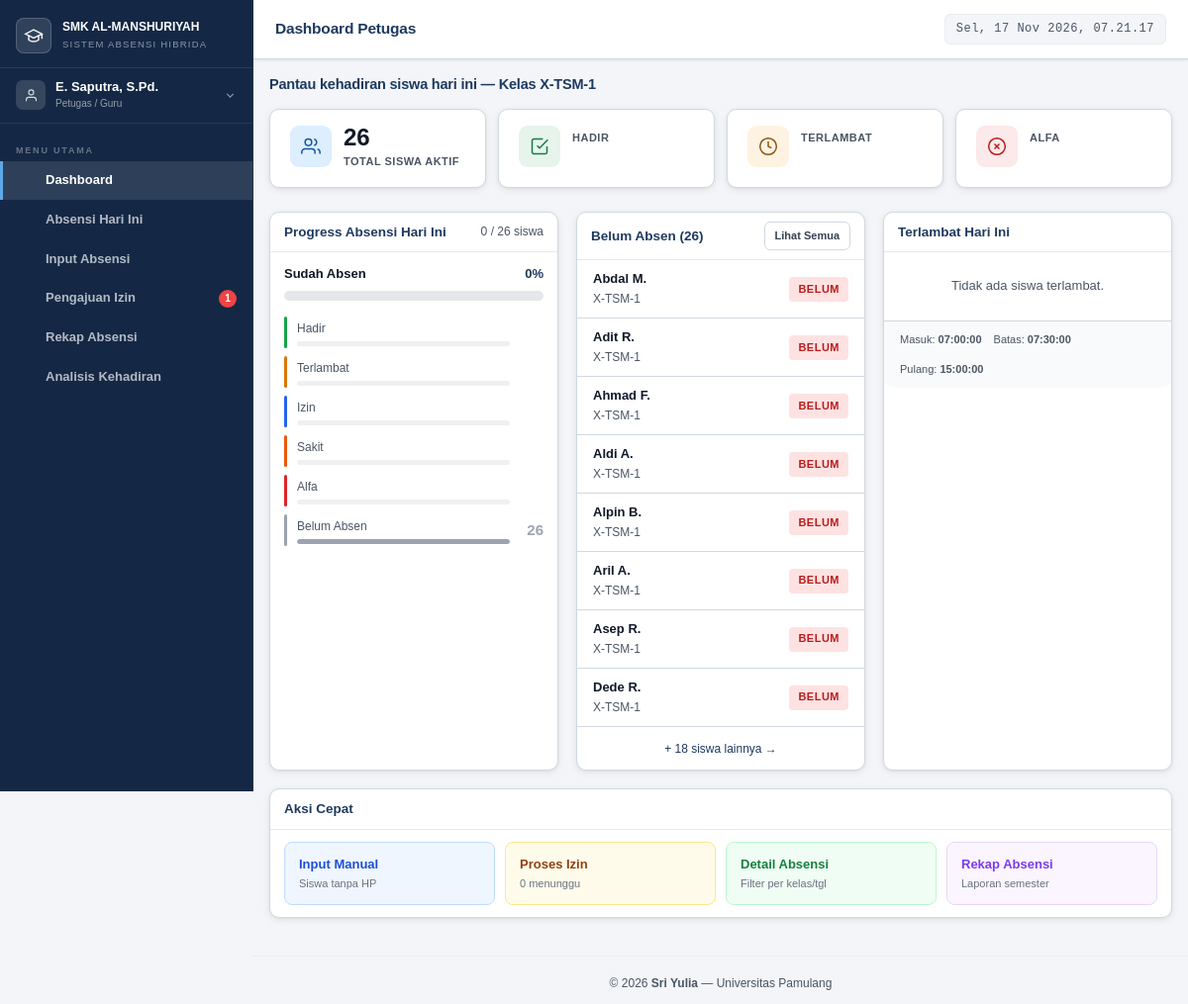
/petugas/dashboard.php (signed in), run on the app's committed database.
### tables this page shows
CREATE TABLE `kelas` (
  `id` int(11) NOT NULL,
  `nama_kelas` varchar(20) NOT NULL,
  `jurusan` varchar(100) DEFAULT NULL,
  `tingkat` enum('X','XI','XII') NOT NULL,
  `wali_kelas_id` int(11) DEFAULT NULL,
  `created_at` timestamp NOT NULL DEFAULT current_timestamp()
);

CREATE TABLE `settings` (
  `id` int(11) NOT NULL,
  `sekolah_nama` varchar(100) DEFAULT 'SMK Islamiyah Serua',
  `sekolah_alamat` text DEFAULT NULL,
  `sekolah_lat` decimal(10,8) DEFAULT -6.36210000,
  `sekolah_lng` decimal(11,8) DEFAULT 106.74810000,
  `radius_meter` int(11) DEFAULT 100,
  `jam_masuk` time DEFAULT '07:00:00',
  `jam_pulang` time DEFAULT '15:00:00',
  `batas_terlambat` time DEFAULT '07:15:00',
  `whatsapp_api_url` varchar(255) DEFAULT '',
  `whatsapp_api_key` varchar(255) DEFAULT '',
  `created_at` timestamp NOT NULL DEFAULT current_timestamp(),
  `updated_at` timestamp NOT NULL DEFAULT current_timestamp() ON UPDATE current_timestamp(),
  `kmeans_last_tahun_ajaran` varchar(20) DEFAULT NULL,
  `kmeans_last_semester` varchar(10) DEFAULT NULL,
  `kmeans_last_mode` enum('semester','bulanan') NOT NULL DEFAULT 'semester',
  `kmeans_last_bulan` tinyint(3) UNSIGNED DEFAULT NULL,
  `kmeans_last_tahun_bulanan` smallint(5) UNSIGNED DEFAULT NULL,
  `kmeans_last_detail` longtext DEFAULT NULL
);

### includes/functions.php (called while the page is built, shortened)
<?php
require_once __DIR__ . '/config.php';
function getPetugasKelasId(): int {
    if (isset($_SESSION['role']) && $_SESSION['role'] === 'petugas') {
        return (int)($_SESSION['kelas_id'] ?? 0);
    }
    return 0;
}

### includes/config.php (called while the page is built, shortened)
<?php
require_once __DIR__ . '/functions.php';
function getSettings(PDO $pdo)
{
    $stmt = $pdo->query(
        "SELECT * FROM settings ORDER BY id ASC LIMIT 1"
    );
    $row = $stmt->fetch();
    return $row;
}

### petugas/dashboard.php (the view, shortened to what this page needs)
<?php
require_once '../includes/config.php';
$today    = date('Y-m-d');
$settings = getSettings($pdo);
$petugasKelasId = getPetugasKelasId();
$kelasNama = '';
if ($petugasKelasId) {
    $stmtK = $pdo->prepare("SELECT nama_kelas FROM kelas WHERE id = ?");
    $stmtK->execute([$petugasKelasId]);
    $kelasNama = $stmtK->fetchColumn() ?: '';
}
$kelasFilterDash = $petugasKelasId ? "AND s.kelas_id = $petugasKelasId" : '';
$stmt = $pdo->query("
    SELECT
      (SELECT COUNT(*) FROM siswa s JOIN users u ON s.user_id=u.id WHERE u.status='aktif' $kelasFilterDash) as total,
      SUM(CASE WHEN a.status_masuk='hadir' THEN 1 ELSE 0 END) as hadir,
      SUM(CASE WHEN a.status_masuk='terlambat' THEN 1 ELSE 0 END) as terlambat,
      SUM(CASE WHEN a.status_masuk='izin' THEN 1 ELSE 0 END) as izin,
      SUM(CASE WHEN a.status_masuk='sakit' THEN 1 ELSE 0 END) as sakit,
      SUM(CASE WHEN a.status_masuk='alfa' THEN 1 ELSE 0 END) as alfa
    FROM absensi a
    JOIN siswa s ON a.siswa_id = s.id
    WHERE a.tanggal = '$today' $kelasFilterDash
");
$stat = $stmt->fetch();
$totalSiswa = (int)$stat['total'];
$sudahAbsen = (int)$stat['hadir'] + (int)$stat['terlambat'] + (int)$stat['izin'] + (int)$stat['sakit'] + (int)$stat['alfa'];
$belumAbsen = max(0, $totalSiswa - $sudahAbsen);
$pctAbsen   = $totalSiswa > 0 ? round(($sudahAbsen / $totalSiswa) * 100) : 0;
$izinKelasFilter = $petugasKelasId ? "AND s.kelas_id = $petugasKelasId" : '';
$jumlahMenunggu = $pdo->query("SELECT COUNT(*) FROM pengajuan_izin pi JOIN siswa s ON pi.siswa_id = s.id WHERE pi.status='menunggu' $izinKelasFilter")->fetchColumn();
$stmtBelum = $pdo->query("
    SELECT u.nama, k.nama_kelas
    FROM siswa s
    JOIN users u ON s.user_id = u.id
    LEFT JOIN kelas k ON s.kelas_id = k.id
    LEFT JOIN absensi a ON s.id = a.siswa_id AND a.tanggal = '$today'
    WHERE u.status = 'aktif' AND a.id IS NULL $kelasFilterDash
    ORDER BY k.nama_kelas, u.nama
    LIMIT 8
");
$belumAbsenList = $stmtBelum->fetchAll();
$stmtLambat = $pdo->query("
    SELECT u.nama, k.nama_kelas, a.waktu_masuk
    FROM absensi a
    JOIN siswa s ON a.siswa_id = s.id
    JOIN users u ON s.user_id = u.id
    LEFT JOIN kelas k ON s.kelas_id = k.id
    WHERE a.tanggal = '$today' AND a.status_masuk = 'terlambat' $kelasFilterDash
    ORDER BY a.waktu_masuk DESC
    LIMIT 5
");
$terlambatList = $stmtLambat->fetchAll();
$jamMasuk       = $settings['jam_masuk']        ?? '07:00';
$jamPulang      = $settings['jam_pulang']        ?? '15:00';
$batasTerlambat = $settings['batas_terlambat']   ?? '07:15';
require_once '../includes/header.php';
?>
<div class="section-header">
    <div class="section-title">
        <span>
            Pantau kehadiran siswa hari ini
            <?= $kelasNama ? ' — Kelas <strong>' . $kelasNama . '</strong>' : '' ?>
        </span>
    </div>
</div>
<div class="stats-grid mb-3">
  <div class="stat-card">
    <div class="stat-icon blue"><svg viewBox="0 0 24 24" fill="none" stroke="#1555a0" stroke-width="1.8"><path d="M17 21v-2a4 4 0 00-4-4H5a4 4 0 00-4 4v2"/><circle cx="9" cy="7" r="4"/><path d="M23 21v-2a4 4 0 00-3-3.87M16 3.13a4 4 0 010 7.75"/></svg></div>
    <div><div class="stat-value"><?=$totalSiswa?></div><div class="stat-label">Total Siswa Aktif</div></div>
  </div>
  <div class="stat-card">
    <div class="stat-icon green"><svg viewBox="0 0 24 24" fill="none" stroke="#1a7a45" stroke-width="1.8"><path d="M9 11l3 3L22 4"/><path d="M21 12v7a2 2 0 01-2 2H5a2 2 0 01-2-2V5a2 2 0 012-2h11"/></svg></div>
    <div><div class="stat-value"><?=$stat['hadir']?></div><div class="stat-label">Hadir</div></div>
  </div>
  <div class="stat-card">
    <div class="stat-icon yellow"><svg viewBox="0 0 24 24" fill="none" stroke="#92540e" stroke-width="1.8"><circle cx="12" cy="12" r="10"/><polyline points="12 6 12 12 16 14"/></svg></div>
    <div><div class="stat-value"><?=$stat['terlambat']?></div><div class="stat-label">Terlambat</div></div>
  </div>
  <div class="stat-card">
    <div class="stat-icon red"><svg viewBox="0 0 24 24" fill="none" stroke="#b91c1c" stroke-width="1.8"><circle cx="12" cy="12" r="10"/><line x1="15" y1="9" x2="9" y2="15"/><line x1="9" y1="9" x2="15" y2="15"/></svg></div>
    <div><div class="stat-value"><?=$stat['alfa']?></div><div class="stat-label">Alfa</div></div>
  </div>
</div>
<div style="display:grid;grid-template-columns:1fr 1fr 1fr;gap:18px;margin-bottom:18px" class="dash-grid">
  <div class="card">
    <div class="card-header">
      <div class="card-title">Progress Absensi Hari Ini</div>
      <span style="font-size:12px;color:var(--text-muted)"><?=$sudahAbsen?> / <?=$totalSiswa?> siswa</span>
    </div>
    <div class="card-body">
      <div style="margin-bottom:16px">
        <div style="display:flex;justify-content:space-between;margin-bottom:6px">
          <span style="font-size:13px;font-weight:600">Sudah Absen</span>
          <span style="font-size:13px;font-weight:700;color:var(--primary)"><?=$pctAbsen?>%</span>
        </div>
        <div style="background:#e5e7eb;border-radius:99px;height:10px;overflow:hidden">
        </div>
      </div>
      <div style="display:flex;flex-direction:column;gap:8px">
        <?php
        $breakdown = [
          ['label'=>'Hadir',       'val'=>$stat['hadir'],     'color'=>'#16a34a'],
          ['label'=>'Terlambat',   'val'=>$stat['terlambat'], 'color'=>'#d97706'],
          ['label'=>'Izin',        'val'=>$stat['izin'],      'color'=>'#2563eb'],
          ['label'=>'Sakit',       'val'=>$stat['sakit'],     'color'=>'#ea580c'],
          ['label'=>'Alfa',        'val'=>$stat['alfa'],      'color'=>'#dc2626'],
          ['label'=>'Belum Absen', 'val'=>$belumAbsen,        'color'=>'#9ca3af'],
        ];
        foreach ($breakdown as $b):
          $pct = $totalSiswa > 0 ? round(($b['val'] / $totalSiswa) * 100) : 0;
        ?>
        <div style="display:flex;align-items:center;gap:10px">
          <div style="width:3px;height:32px;border-radius:2px;background:<?=$b['color']?>;flex-shrink:0"></div>
          <div style="flex:1;min-width:0">
            <div style="font-size:12px;color:var(--text-muted)"><?=$b['label']?></div>
            <div style="background:#f0f0f0;border-radius:4px;height:5px;margin-top:3px;overflow:hidden">
              <div style="width:<?=$pct?>%;height:100%;background:<?=$b['color']?>;border-radius:4px"></div>
            </div>
          </div>
          <div style="font-size:15px;font-weight:800;color:<?=$b['color']?>;min-width:24px;text-align:right"><?=$b['val']?></div>
        </div>
        <?php endforeach; ?>
      </div>
    </div>
  </div>
  <div class="card">
    <div class="card-header">
      <div class="card-title">Belum Absen (<?=$belumAbsen?>)</div>
      <?php if ($belumAbsen > 8): ?>
      <a href="absensi.php" class="btn btn-sm btn-outline" style="font-size:11px">Lihat Semua</a>
      <?php endif; ?>
    </div>
    <?php if (empty($belumAbsenList)): ?>
    <div class="card-body" style="text-align:center;padding:24px">
      <div style="font-weight:600;color:var(--success)">Semua siswa sudah absen!</div>
      <div class="text-muted" style="font-size:13px">Tidak ada siswa yang belum tercatat.</div>
    </div>
    <?php else: ?>
    <div>
      <?php foreach ($belumAbsenList as $s): ?>
      <div style="display:flex;justify-content:space-between;align-items:center;padding:9px 16px;border-bottom:1px solid var(--border)">
        <div>
          <div style="font-size:13px;font-weight:600"><?=htmlspecialchars($s['nama'])?></div>
          <div style="font-size:12px;color:var(--text-muted)"><?=$s['nama_kelas']??'-'?></div>
        </div>
        <span class="badge" style="background:#fee2e2;color:#b91c1c;font-size:11px">Belum</span>
      </div>
      <?php endforeach; ?>
      <?php if ($belumAbsen > 8): ?>
      <div style="padding:10px 16px;text-align:center">
        <a href="absensi.php" style="font-size:12px;color:var(--primary)">+ <?=$belumAbsen-8?> siswa lainnya &rarr;</a>
      </div>
      <?php endif; ?>
    </div>
    <?php endif; ?>
  </div>
  <div class="card">
    <div class="card-header">
      <div class="card-title">Terlambat Hari Ini</div>
    </div>
    <?php if (empty($terlambatList)): ?>
    <div class="card-body" style="text-align:center;padding:24px">
      <div class="text-muted" style="font-size:13px">Tidak ada siswa terlambat.</div>
    </div>
    <?php endif; ?>
    <div style="padding:10px 16px;background:#f9fafb;border-top:1px solid var(--border);border-radius:0 0 10px 10px">
      <div style="font-size:11px;color:var(--text-muted);display:flex;gap:12px;flex-wrap:wrap">
        <span>Masuk: <strong><?=$jamMasuk?></strong></span>
        <span>Batas: <strong><?=$batasTerlambat?></strong></span>
        <span>Pulang: <strong><?=$jamPulang?></strong></span>
      </div>
    </div>
  </div>
</div>
<div class="card">
  <div class="card-header">
    <div class="card-title">Aksi Cepat</div>
  </div>
  <div class="card-body" style="display:grid;grid-template-columns:repeat(4,1fr);gap:10px" class="aksi-grid">
    <a href="input_absensi.php" style="display:flex;align-items:center;gap:10px;padding:12px 14px;background:#eff6ff;border-radius:8px;text-decoration:none;border:1px solid #bfdbfe">
      <div><div style="font-size:13px;font-weight:700;color:#1d4ed8">Input Manual</div><div style="font-size:11px;color:#6b7280">Siswa tanpa HP</div></div>
    </a>
    <a href="izin.php" style="display:flex;align-items:center;gap:10px;padding:12px 14px;background:#fffbeb;border-radius:8px;text-decoration:none;border:1px solid #fde68a">
      <div><div style="font-size:13px;font-weight:700;color:#92400e">Proses Izin</div><div style="font-size:11px;color:#6b7280"><?=$jumlahMenunggu?> menunggu</div></div>
    </a>
    <a href="absensi.php" style="display:flex;align-items:center;gap:10px;padding:12px 14px;background:#f0fdf4;border-radius:8px;text-decoration:none;border:1px solid #bbf7d0">
      <div><div style="font-size:13px;font-weight:700;color:#15803d">Detail Absensi</div><div style="font-size:11px;color:#6b7280">Filter per kelas/tgl</div></div>
    </a>
    <a href="rekap.php" style="display:flex;align-items:center;gap:10px;padding:12px 14px;background:#faf5ff;border-radius:8px;text-decoration:none;border:1px solid #e9d5ff">
      <div><div style="font-size:13px;font-weight:700;color:#7c3aed">Rekap Absensi</div><div style="font-size:11px;color:#6b7280">Laporan semester</div></div>
    </a>
  </div>
</div>
<?php
require_once '../includes/footer.php';
?>

### assets/css/style.css (style rules this page uses)
html, body { overflow-x: hidden; max-width: 100%; }
:root { --primary: #1e3a5f; --primary-dark: #142845; --primary-mid: #2a4d7a; --primary-light: #3b6da8; --primary-pale: #dce9f8; --accent: #1a6b63; --accent-light: #22877d; --success: #1a7a45; --success-bg: #e6f4ec; --danger: #b91c1c; --danger-bg: #fce9e9; --warning: #92540e; --warning-bg: #fef3e2; --info: #1555a0; --info-bg: #ddeeff; --purple: #6b21a8; --purple-bg: #f3e8ff; --bg: #f3f5f8; --bg-subtle: #eaecf0; --card: #ffffff; --card-alt: #f8f9fb; --text: #111827; --text-secondary: #374151; --text-muted: #4b5563; --border: #d1d9e0; --border-light: #e8ecf0; --divider: #e5e9ee; --shadow-xs: 0 1px 3px rgba(0,0,0,.06), 0 1px 2px rgba(0,0,0,.04); --shadow: 0 2px 8px rgba(0,0,0,.07), 0 1px 3px rgba(0,0,0,.05); --shadow-md: 0 4px 16px rgba(0,0,0,.09), 0 2px 6px rgba(0,0,0,.05); --shadow-lg: 0 8px 28px rgba(0,0,0,.12), 0 4px 10px rgba(0,0,0,.06); --radius: 10px; --radius-sm: 6px; --radius-lg: 14px; --radius-xl: 20px; --sidebar-w: 256px; --header-h: 60px; --font: 'Plus Jakarta Sans', sans-serif; --font-mono: 'JetBrains Mono', monospace; }
*, *::before, *::after { box-sizing: border-box; margin: 0; padding: 0; }
html { scroll-behavior: smooth; }
body { font-family: var(--font); background: var(--bg); color: var(--text); font-size: 14.5px; line-height: 1.6; min-height: 100vh; min-height: 100dvh; -webkit-font-smoothing: antialiased; }
a { color: var(--primary-light); text-decoration: none; }
.card { background: var(--card); border-radius: var(--radius); box-shadow: var(--shadow); border: 1px solid var(--border); overflow: hidden; }
.card-header { padding: 9px 14px; border-bottom: 1px solid var(--divider); display: flex; align-items: center; justify-content: space-between; gap: 12px; }
.card-title { font-size: 13.5px; font-weight: 700; color: var(--primary); display: flex; align-items: center; gap: 7px; }
.card-body { padding: 12px 14px; }
.stats-grid { display: grid; grid-template-columns: repeat(auto-fit, minmax(170px, 1fr)); gap: 12px; margin-bottom: 20px; }
.stat-card { background: var(--card); border-radius: var(--radius); padding: 16px 16px 16px 20px; box-shadow: var(--shadow); border: 1px solid var(--border); display: flex; align-items: flex-start; gap: 12px; transition: box-shadow .2s, transform .2s; position: relative; overflow: hidden; min-width: 0; }
.stat-card::before { content: ''; position: absolute; left: 0; top: 0; bottom: 0; width: 4px; }
.stat-icon { width: 42px; height: 42px; border-radius: 9px; display: flex; align-items: center; justify-content: center; flex-shrink: 0; }
.stat-icon.green { background: var(--success-bg); }
.stat-icon.red { background: var(--danger-bg); }
.stat-icon.yellow { background: #fef3e2; }
.stat-icon.blue { background: var(--info-bg); }
.stat-icon svg { width: 20px; height: 20px; }
.stat-value { font-size: 24px; font-weight: 800; color: var(--text); line-height: 1; font-variant-numeric: tabular-nums; }
.stat-label { font-size: 11px; color: var(--text-muted); font-weight: 600; margin-top: 4px; text-transform: uppercase; letter-spacing: .5px; white-space: nowrap; overflow: hidden; text-overflow: ellipsis; }
.badge { display: inline-flex; align-items: center; gap: 3px; padding: 2.5px 8px; border-radius: 4px; font-size: 11px; font-weight: 700; text-transform: uppercase; letter-spacing: .5px; border: 1px solid transparent; }
.btn { display: inline-flex; align-items: center; gap: 6px; padding: 8px 15px; border-radius: var(--radius-sm); font-size: 13px; font-weight: 700; border: 1px solid transparent; cursor: pointer; transition: all .18s; text-decoration: none; white-space: nowrap; }
.btn-outline { background: transparent; border-color: var(--border); color: var(--text-secondary); }
.btn-sm { padding: 5px 10px; font-size: 12px; }
.section-header { display: flex; align-items: center; justify-content: space-between; margin-bottom: 13px; flex-wrap: wrap; gap: 10px; }
.section-title { font-size: 14.5px; font-weight: 800; color: var(--primary); display: flex; align-items: center; gap: 7px; letter-spacing: -.2px; }
.mb-3 { margin-bottom: 24px; }
.text-muted { color: var(--text-muted); font-size: 13px; }

### data on the page
kelas: nama_kelas "X-TSM-1"
settings: jam_masuk "07:00:00", batas_terlambat "07:30:00", jam_pulang "15:00:00"

### other printed values
$nama "E. Saputra, S.Pd."
$item['label'] "Dashboard"
$item['label'] "Absensi Hari Ini"
$item['label'] "Input Absensi"
$item['label'] "Pengajuan Izin"
$badgeCounts[$item['href']] "1"
$item['label'] "Rekap Absensi"
$item['label'] "Analisis Kehadiran"
$pageTitle "Dashboard Petugas"
$totalSiswa "26"
$sudahAbsen "0"
$pctAbsen "0"
$b['label'] "Hadir"
$b['label'] "Terlambat"
$b['label'] "Izin"
